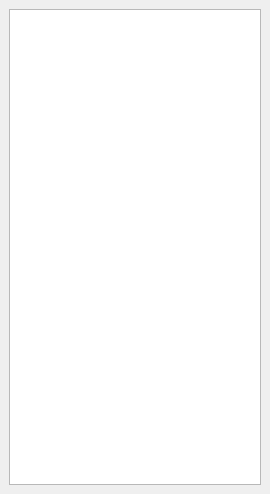
<?xml version="1.0" encoding="UTF-8"?>
<ui version="4.0">
 <class>ReflectorsList</class>
 <widget class="QDockWidget" name="ReflectorsList">
  <property name="geometry">
   <rect>
    <x>0</x>
    <y>0</y>
    <width>270</width>
    <height>494</height>
   </rect>
  </property>
  <property name="windowTitle">
   <string>Riflettori</string>
  </property>
  <widget class="QWidget" name="dockWidgetContents">
   <layout class="QGridLayout" name="gridLayout">
    <item row="0" column="0">
     <widget class="QListView" name="listView"/>
    </item>
   </layout>
  </widget>
 </widget>
 <resources/>
 <connections/>
</ui>
